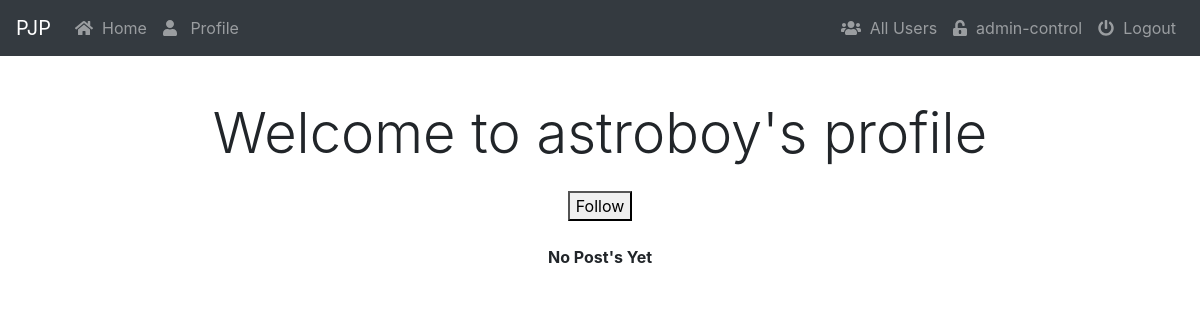
Page /user/2/ on the earlier database version.
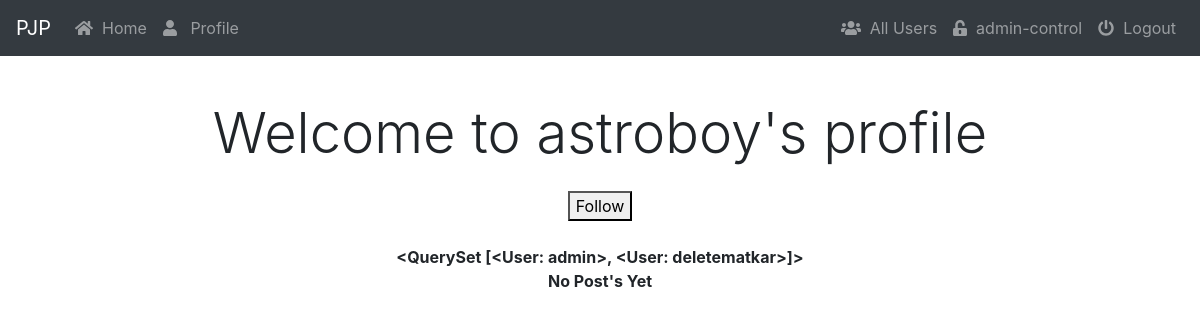
Same page on the later database version.
### app/models.py (models this page shows, shortened)
class Follower(models.Model):
    user = models.ForeignKey("auth.User", related_name="mainuser", on_delete=models.CASCADE)
    followers = models.ManyToManyField("auth.User", related_name="followers")

### app/views.py (the view)
# urls.py: url(r'^user/(?P<pk>\d+)/$', UserProfile, name="userprofile"),
def UserProfile(request,pk):
    user = User.objects.get(pk=pk)
    print (pk)
    print (user)
    if(user.is_active):
        post = Post.objects.filter(user=user)
        print(post)
        temp = Follower.objects.all()
        return render(request, 'app/userprofile.html', {'follow':temp,'user':user,'post':post})

### app/templates/app/userprofile.html
{% extends "base.html" %}
{% block content %}
<div style="text-align:center">
  {% if user == request.user %}
    <div class="display-4">Hello, {{ user.username }}</div>
    <div style="text-align:right"><a  href="{% url 'app:create' %}"><button>POST</button></a></div>
    <div style=""><h4> Your Posts </h4></div>
  {% else %}
    <div class="display-4">Welcome to {{ user.username }}'s profile</div> <br>
    <div style="text-align:center"><a  href="{% url 'follow' user.id %}"><button>Follow</button></a></div><br>
  {% endif %}
  {% if follow %}
    {% for i in follow %}
      {% if i.user == user %}
        <b>{{ i.followers.all }}</b><br>
      {% endif %}
    {% endfor %}
  {% endif %}
  {% if post %}
  {% for i in post %}
  <hr>
  {% if i.post_pic %}
  <img src="{{ i.post_pic.url }}" style="max-height:250; height: expression(this.width > 250 ? 250: true); max-width:250px;width: expression(this.width > 250 ? 250: true);"/> <br>
  {% endif %}
  <i><b>Caption:</b> {{ i.caption }}</i><br>
  <i><b>User:</b> {{ i.user }}</i><br>
  <i><b>Date:</b> {{ i.date_created }}</i><br>
  <a href="{% url 'app:like' i.id %}"><button type="submit">Like</button>
  {% if i.user == request.user %}
    <a href="{% url 'app:delete' i.id %}"><button>Delete</button></a>
  {% endif %}
  <a href="{% url 'app:comment' i.id %}"><button>Comment</button></a>
  <input type="button" class="btn btn-link" data-target="#{{ i.id }}" >Likes {{ i.likes.count }} </input>
  <button type="submit" class="btn btn-link" data-toggle="collapse" data-target="#{{ i.id }}" >Comments {{ i.comments.count }}</button>
    <div id="{{ i.id }}" class="collapse">
      <div id="comment" class="container">
        {% for c in i.comments.all %}
            <hr>
            <i>User: {{ c.user }}</i>
            <p>TEXT: {{ c.comment }}</p>
            {% if c.user == request.user %}
              <a href="{% url 'app:comment_delete' c.id %}">Delete</a>
            {% endif %}
            <hr>
        {% endfor %}
      </div>
    </div>
  <hr>
  {% endfor %}
  {% else %}
    <b>No Post's Yet</b>
  {% endif %}
</div>
{% endblock content %}

Differences in the rows shown:
added Follower: followers.all "<QuerySet [<User: admin>, <User: deletematkar>]>"
